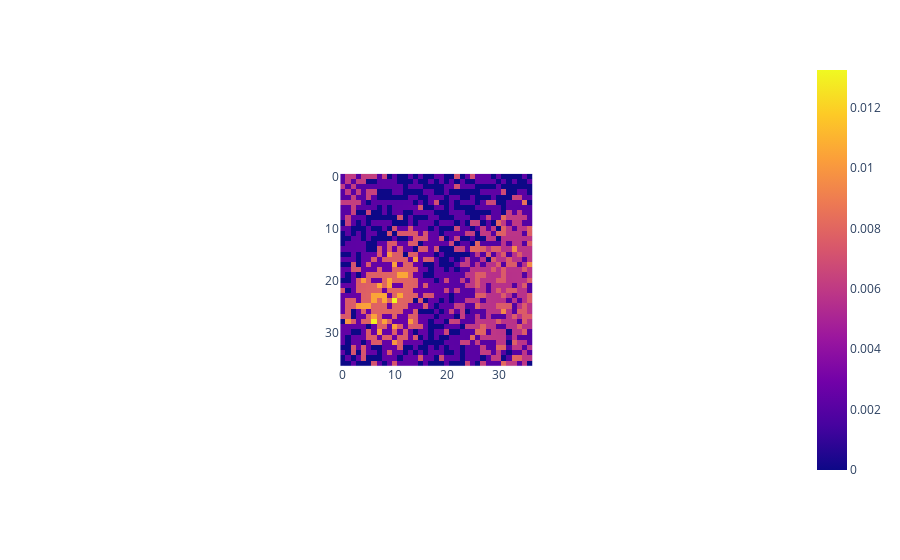

Write notebook code for a chart like this one.
### Code cell
px.imshow(env.get_reward_array())

### Figure 1 — Plotly figure (JSON) as saved in the notebook; plotly's stock layout.template omitted (floating-point values rounded to 4 significant figures; data arrays with more than 128 entries replaced by an {"elided": "..."} marker saying what was removed)
{"data": [{"coloraxis": "coloraxis", "hovertemplate": "x: %{x}<br>y: %{y}<br>color: %{z}<extra></extra>", "name": "0", "type": "heatmap", "xaxis": "x", "yaxis": "y", "z": {"elided": "37x37 float values"}}], "layout": {"autosize": true, "coloraxis": {"colorscale": [[0, "#0d0887"], [0.1111, "#46039f"], [0.2222, "#7201a8"], [0.3333, "#9c179e"], [0.4444, "#bd3786"], [0.5556, "#d8576b"], [0.6667, "#ed7953"], [0.7778, "#fb9f3a"], [0.8889, "#fdca26"], [1, "#f0f921"]]}, "margin": {"t": 60}, "xaxis": {"anchor": "y", "autorange": true, "constrain": "domain", "domain": [0.365, 0.635], "range": [-0.5, 36.5], "scaleanchor": "y"}, "yaxis": {"anchor": "x", "autorange": true, "constrain": "domain", "domain": [0, 1], "range": [36.5, -0.5]}}}
